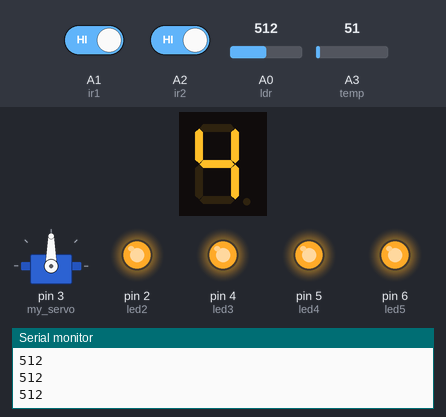
Recording of a sketch running on a simulated Arduino Uno, built with avr-gcc and run on an emulated ATmega328P. Shown: 1-digit seven-segment display, servo, output pins drawn as LEDs (lit = HIGH), the last lines printed to the serial monitor. Wiring (inferred from the names in the program): 1-digit 7-segment display, segments lit when HIGH: segments pin 7, pin 8, pin 9, pin 10, pin 11, pin 12, pin 13. The test bench sets the inputs (shaded band); at power-on: A1 (ir1) HIGH, A0 (ldr) = 512, A3 (temp) = 51, A2 (ir2) HIGH. The segment pins are drawn as the display they are named for; pins used as bus, display or sensor lines are not drawn.

Above: at 1.2 s.
1.3 s: A1 (ir1) driven LOW
At 1.45 s:
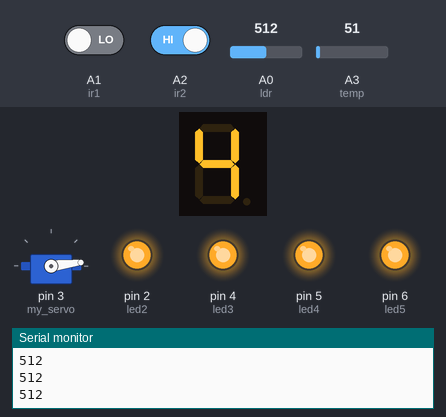
4.0 s: A0 (ldr) set to 487
At 5.09 s:
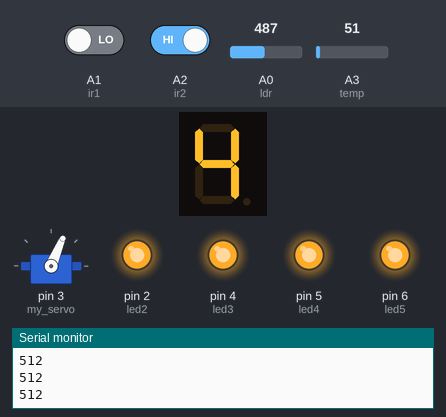
At 8.8 s:
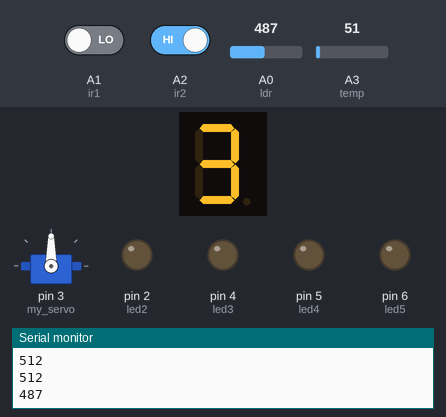
9.4 s: A0 (ldr) set to 510
10.9 s: A3 (temp) set to 112
Timing chart, 0 to 14.9 s (numbered marks = the images above; inputs shaded):
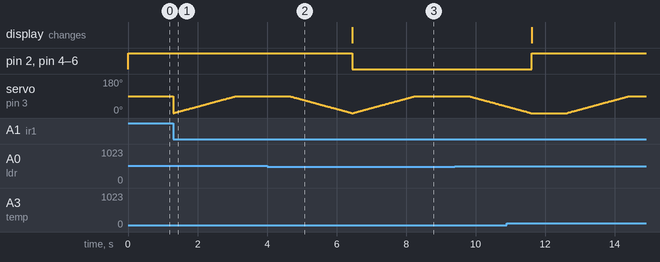

The sketch:

SMART_GARAG.ino
```cpp
// smart gates difinition*******
#define ir1 A1
#define ir2 A2
#include<Servo.h>
Servo my_servo;

// smart led difinition**********

#define led1 0
#define led2 2
#define led3 4
#define led4 5
#define led5 6
#define ldr A0

// showing empty places difintion********
#define a 7
#define b 8
#define c 9
#define d 10
#define e 11
#define f 12
#define g 13

// temp alarm difintion********
#define temp A3
#define bazzer 1

void setup() {
  // smart gate**********
  pinMode(ir1,INPUT);
  pinMode(ir2,INPUT);
  my_servo.attach(3);

// smart leds***********
  pinMode(led1,OUTPUT);
  pinMode(led2,OUTPUT);
  pinMode(led3,OUTPUT);
  pinMode(led4,OUTPUT);
  pinMode(led5,OUTPUT);
  pinMode(ldr,INPUT);
  Serial.begin(9600);

// show empty placces*********

  pinMode(a,OUTPUT);
  pinMode(b,OUTPUT);
  pinMode(c,OUTPUT);
  pinMode(d,OUTPUT);
  pinMode(e,OUTPUT);
  pinMode(f,OUTPUT);
  pinMode(g,OUTPUT);
// temprture alarm**********
  pinMode(temp,INPUT);
  pinMode(bazzer,OUTPUT);
}
// number of places***********
int empty_place=4;

void loop() {

//smart gates*******************************

int ir1_reading=digitalRead(ir1);
int ir2_reading=digitalRead(ir2);

if(ir1_reading==0 && empty_place>0 )
{
  empty_place--;
 for(int i=0;i<=90;i++){
  my_servo.write(i);
  delay(20);
 }
delay(1500);
 for(int i=90;i>=0;i--){
  my_servo.write(i);
  delay(20);
 }

}

if(ir2_reading==0 && empty_place<4 )
{
  empty_place++;
 for(int i=0;i<=90;i++){
  my_servo.write(i);
  delay(20);
 }
delay(1500);
 for(int i=90;i>=0;i--){
  my_servo.write(i);
  delay(20);
 }
}

// show empty place in garage****************************

if (empty_place==0)
{
 digitalWrite(a,HIGH);
 digitalWrite(b,HIGH);
 digitalWrite(c,HIGH);
 digitalWrite(d,HIGH);
 digitalWrite(e,HIGH);
 digitalWrite(f,HIGH);
 digitalWrite(g,LOW);
}

else if (empty_place==1)
{
 digitalWrite(a,LOW);
 digitalWrite(b,HIGH);
 digitalWrite(c,HIGH);
 digitalWrite(d,LOW);
 digitalWrite(e,LOW);
 digitalWrite(f,LOW);
 digitalWrite(g,LOW);
}

else if (empty_place==2)
{
 digitalWrite(a,HIGH);
 digitalWrite(b,HIGH);
 digitalWrite(c,LOW);
 digitalWrite(d,HIGH);
 digitalWrite(e,HIGH);
 digitalWrite(f,LOW);
 digitalWrite(g,HIGH);
}

else if (empty_place==3)
{
 digitalWrite(a,HIGH);
 digitalWrite(b,HIGH);
 digitalWrite(c,HIGH);
 digitalWrite(d,HIGH);
 digitalWrite(e,LOW);
 digitalWrite(f,LOW);
 digitalWrite(g,HIGH);
}
else
{
 digitalWrite(a,LOW);
 digitalWrite(b,HIGH);
 digitalWrite(c,HIGH);
 digitalWrite(d,LOW);
 digitalWrite(e,LOW);
 digitalWrite(f,HIGH);
 digitalWrite(g,HIGH);
}

// smart led*******************************************

int ldr_reading=analogRead(ldr);
Serial.println(ldr_reading);
if(ldr_reading<500){
 digitalWrite(led1,LOW);
 digitalWrite(led2,LOW);
 digitalWrite(led3,LOW);
 digitalWrite(led4,LOW);
 digitalWrite(led5,LOW);
}
else
{
 digitalWrite(led1,HIGH);
 digitalWrite(led2,HIGH);
 digitalWrite(led3,HIGH);
 digitalWrite(led4,HIGH);
 digitalWrite(led5,HIGH);
}

// tmpreture sensor and bazzer*******************

int temp_reading=analogRead(temp);
float voltage=temp_reading*5.0/1023;
float degree=voltage*1/0.01;

if ( degree>45){
digitalWrite(bazzer,HIGH);
delay(500);
digitalWrite(bazzer,LOW);
delay(500);
}
else
digitalWrite(bazzer,LOW);
}
```

Measured:
- the behaviour switches between 500 and 499 on A0 (ldr) (found by bisection; images 1 and 2)
- after the input at 4.0 s, pin 2 (led2), pin 4 (led3), pin 5 (led4), pin 6 (led5): HIGH → LOW after 2.5 s
